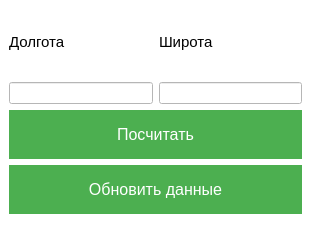
<?xml version="1.0" encoding="UTF-8"?>
<ui version="4.0">
 <class>MainWindow</class>
 <widget class="QMainWindow" name="MainWindow">
  <property name="geometry">
   <rect>
    <x>0</x>
    <y>0</y>
    <width>311</width>
    <height>245</height>
   </rect>
  </property>
  <property name="windowTitle">
   <string>MainWindow</string>
  </property>
  <property name="styleSheet">
   <string notr="true">background-color: #FFFFFF;</string>
  </property>
  <widget class="QWidget" name="centralwidget">
   <layout class="QGridLayout" name="gridLayout">
    <item row="1" column="0">
     <widget class="QLineEdit" name="latitude">
      <property name="text">
       <string/>
      </property>
     </widget>
    </item>
    <item row="1" column="1">
     <widget class="QLineEdit" name="longitude">
      <property name="text">
       <string/>
      </property>
     </widget>
    </item>
    <item row="2" column="0" colspan="2">
     <widget class="QPushButton" name="pushButton">
      <property name="font">
       <font>
        <pointsize>-1</pointsize>
        <underline>false</underline>
        <strikeout>false</strikeout>
       </font>
      </property>
      <property name="styleSheet">
       <string notr="true">QPushButton {
background-color: #4CAF50; /* Green */
    border: none;
    color: white;
    padding: 15px 32px;
    text-align: center;
    text-decoration: none;
    display: inline-block;
    font-size: 16px;
}
QPushButton:hover {
background-color: #76C479;
    border: none;
    color: white;
    padding: 13px 30px;
    text-align: center;
    text-decoration: none;
    display: inline-block;
    font-size: 16px;
}
QPushButton:pressed {
background-color: #3D8C40;
    border: none;
    color: white;
    padding: 15px 32px;
    text-align: center;
    text-decoration: none;
    display: inline-block;
    font-size: 16px;
}</string>
      </property>
      <property name="text">
       <string>Посчитать</string>
      </property>
     </widget>
    </item>
    <item row="0" column="1">
     <widget class="QLabel" name="label">
      <property name="styleSheet">
       <string notr="true">color: black;</string>
      </property>
      <property name="text">
       <string>&lt;html&gt;&lt;head/&gt;&lt;body&gt;&lt;p&gt;&lt;span style=&quot; font-size:11pt;&quot;&gt;Широта&lt;/span&gt;&lt;/p&gt;&lt;/body&gt;&lt;/html&gt;</string>
      </property>
     </widget>
    </item>
    <item row="0" column="0">
     <widget class="QLabel" name="label_2">
      <property name="styleSheet">
       <string notr="true">color: black;</string>
      </property>
      <property name="text">
       <string>&lt;html&gt;&lt;head/&gt;&lt;body&gt;&lt;p&gt;&lt;span style=&quot; font-size:11pt;&quot;&gt;Долгота&lt;/span&gt;&lt;/p&gt;&lt;/body&gt;&lt;/html&gt;</string>
      </property>
     </widget>
    </item>
    <item row="3" column="0" colspan="2">
     <widget class="QPushButton" name="pushButton_2">
      <property name="font">
       <font>
        <pointsize>-1</pointsize>
        <underline>false</underline>
        <strikeout>false</strikeout>
       </font>
      </property>
      <property name="styleSheet">
       <string notr="true">QPushButton {
background-color: #4CAF50; /* Green */
    border: none;
    color: white;
    padding: 15px 32px;
    text-align: center;
    text-decoration: none;
    display: inline-block;
    font-size: 16px;
}
QPushButton:hover {
background-color: #76C479;
    border: none;
    color: white;
    padding: 13px 30px;
    text-align: center;
    text-decoration: none;
    display: inline-block;
    font-size: 16px;
}
QPushButton:pressed {
background-color: #3D8C40;
    border: none;
    color: white;
    padding: 15px 32px;
    text-align: center;
    text-decoration: none;
    display: inline-block;
    font-size: 16px;
}</string>
      </property>
      <property name="text">
       <string>Обновить данные</string>
      </property>
     </widget>
    </item>
   </layout>
  </widget>
  <widget class="QMenuBar" name="menubar">
   <property name="geometry">
    <rect>
     <x>0</x>
     <y>0</y>
     <width>311</width>
     <height>26</height>
    </rect>
   </property>
  </widget>
  <widget class="QStatusBar" name="statusbar"/>
 </widget>
 <resources/>
 <connections/>
</ui>
